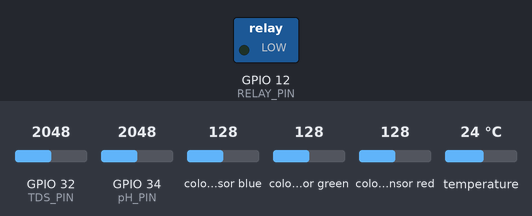
Bench run of a sketch on a simulated ESP32. Shown: switched loads named in the sketch (green lamp = pin HIGH). The test bench sets the inputs (shaded band); at power-on: GPIO 32 (TDS_PIN) = 2048, GPIO 34 (pH_PIN) = 2048, colour sensor blue 128, colour sensor green 128, colour sensor red 128, temperature 24 °C. What the sketch prints to the serial monitor is not drawn.

Above: at 0.1 s.
At 125.0 s:
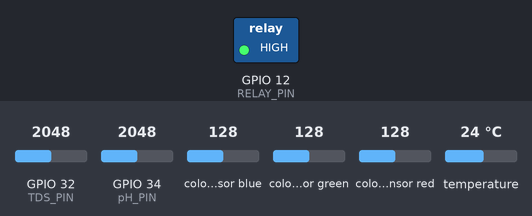
Timing chart, 0 to 126.5 s (numbered marks = the images above):
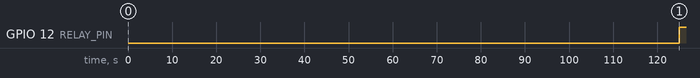

Measured:
- by itself, GPIO 12 (RELAY_PIN): LOW → HIGH at 125 s

The sketch:

hydroponic_tc1.ino
```cpp
#include <Wire.h>
#include "Adafruit_TCS34725.h"
#include <OneWire.h>
#include <DallasTemperature.h>

// RGB sensor initialization
Adafruit_TCS34725 tcs = Adafruit_TCS34725(TCS34725_INTEGRATIONTIME_50MS, TCS34725_GAIN_1X);

// Define the pins for the TDS, pH, DS18B20 sensors, and Relay
#define TDS_PIN 32  // TDS sensor connected to GPIO 32
#define pH_PIN 34   // pH sensor connected to GPIO 34
#define RELAY_PIN 12  // Relay connected to GPIO 12
const int oneWireBus = 35; // DS18B20 temperature sensor connected to GPIO 35

// Setup a oneWire instance to communicate with any OneWire devices (DS18B20)
OneWire oneWire(oneWireBus);

// Pass our oneWire reference to Dallas Temperature sensor
DallasTemperature sensors(&oneWire);

// Timer variables for relay control
unsigned long previousMillis = 0;
const unsigned long interval = 120000;  // 2 minutes (120,000 ms)

// Calibration values for pH sensor (adjust based on your specific sensor)
float voltageOffset = 0.0;  // Adjust if your pH sensor has an offset
float pHScale = 3.5;        // Adjust the scaling factor if needed

// Initialize entry_id to count loops
int entry_id = 1;

void setup() {
  Serial.begin(115200);

  // Initialize TCS34725 RGB sensor
  if (tcs.begin()) {
    Serial.println("TCS34725 found");
  } else {
    Serial.println("No TCS34725 found ... check your connections");
    while (1);
  }

  // Set the pin modes for the TDS, pH sensors, and relay
  pinMode(TDS_PIN, INPUT);
  pinMode(pH_PIN, INPUT);
  pinMode(RELAY_PIN, OUTPUT);

  // Start the DS18B20 temperature sensor
  sensors.begin();

  // Ensure the relay is initially off
  digitalWrite(RELAY_PIN, LOW);
}

void loop() {
  // Get the current time
  unsigned long currentMillis = millis();

  // Check if 2 minutes have passed to toggle the relay
  if (currentMillis - previousMillis >= interval) {
    // Toggle the relay
    if (digitalRead(RELAY_PIN) == LOW) {
      digitalWrite(RELAY_PIN, HIGH);  // Turn the relay on
      Serial.println("Relay ON");
    } else {
      digitalWrite(RELAY_PIN, LOW);   // Turn the relay off
      Serial.println("Relay OFF");
    }
    // Save the last toggle time
    previousMillis = currentMillis;
  }

  // RGB Sensor Readings
  uint16_t r, g, b, c;
  tcs.getRawData(&r, &g, &b, &c);

  uint32_t sum = r + g + b;
  float red, green, blue;

  if (sum > 0) {
    red = (r * 255.0) / sum;
    green = (g * 255.0) / sum;
    blue = (b * 255.0) / sum;
  } else {
    red = green = blue = 0;
  }

  // Calculate Color Temperature (in Kelvin) - simple average for demonstration
  float colorTemp = (red + green + blue) / 3.0;

  // TDS Sensor Reading
  int tdsValue = analogRead(TDS_PIN);

  // pH Sensor Reading
  int pHAnalogValue = analogRead(pH_PIN);
  float pHVoltage = (pHAnalogValue / 4095.0) * 3.3;
  float pHValue = (pHVoltage * pHScale) + voltageOffset;

  // DS18B20 Temperature Sensor Reading
  sensors.requestTemperatures();
  float temperatureC = sensors.getTempCByIndex(0);

  // Print all sensor values along with entry_id
  Serial.print("Entry ID: "); Serial.println(entry_id);
  Serial.print("RGB Values -> R: "); Serial.print(red);
  Serial.print(", G: "); Serial.print(green);
  Serial.print(", B: "); Serial.print(blue);
  Serial.print(", Clear: "); Serial.print(c);
  Serial.print(", Color Temp: "); Serial.print(colorTemp);
  Serial.print(", TDS Value: "); Serial.print(tdsValue);
  Serial.print(", pH Value: "); Serial.print(pHValue);
  Serial.print(", Temperature: "); Serial.print(temperatureC); Serial.println(" ºC");

  // Increment the entry_id for the next loop
  entry_id++;

  delay(20000);  // Wait 20 second before next reading
}
```
